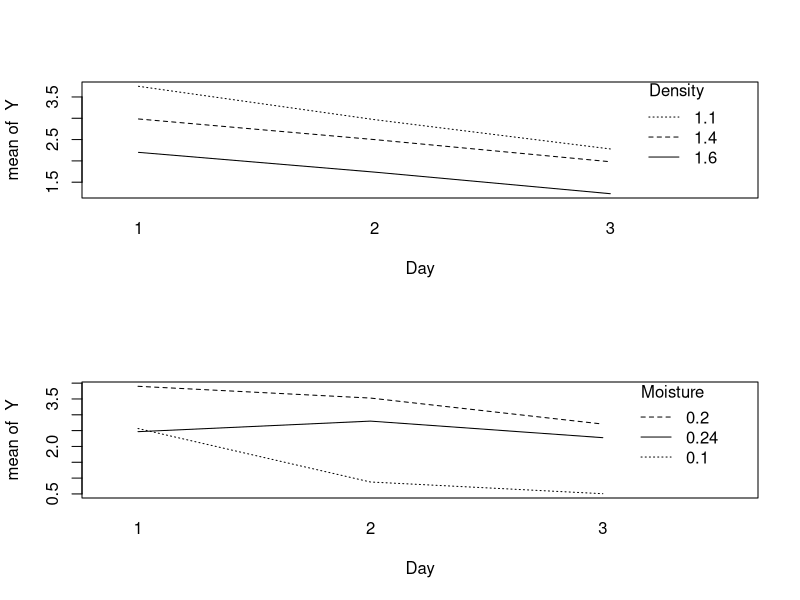

Source code (R):
## ---- chunk 1
library(tidyverse)
q1 <- read.csv("HW7_Q1.csv")
q1 <- transform(
  q1, 
  Density = factor(Density), 
  Moisture = factor(Moisture),
  Unit = factor(Unit)
)
str(q1)
## ---- chunk 2
# wide to long format
q1_long <- q1 %>% 
  pivot_longer(-c(Density, Moisture, Unit), names_to = 'Day', values_to = 'Y') %>% 
  mutate(Day = factor(str_sub(Day, 4)))

par(mfrow = c(2, 1))
with(q1_long, interaction.plot(Day, Density, Y))
with(q1_long, interaction.plot(Day, Moisture, Y))
## ---- chunk 3
q2 <- read.csv("HW7_Q2.csv")
q2 <- transform(q2, Cultivar = factor(Cultivar), Block = factor(Block))
q2
## ---- chunk 4
q3 <- read.csv("HW7_Q3.csv")
